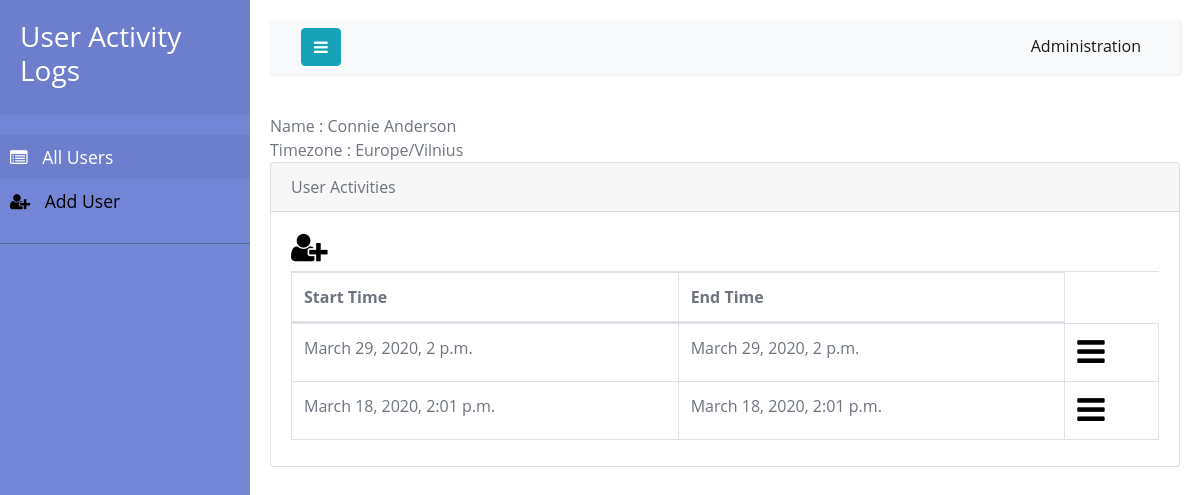
/1/activitylogs/, run on the app's committed database.
### NewApp/models.py (models this page shows, shortened)
class NewUser(models.Model):
    id = models.AutoField(primary_key=True, editable=False)
    real_name = models.CharField( max_length=50)
    tz = models.CharField( max_length=50)
    class Meta:
        verbose_name = ("NewUser")
        verbose_name_plural = ("NewUsers")

class ActivityPeriod(models.Model):
    user = models.ForeignKey(NewUser, on_delete=models.CASCADE)
    start_time = models.DateTimeField(  default=timezone.now)
    end_time = models.DateTimeField(  default=timezone.now)
    class Meta:
        verbose_name = ("ActivityPeriod")
        verbose_name_plural = ("ActivityPeriods")

### NewApp/views.py (the view)
# urls.py: re_path(r'^(?P<id>\d+)/activitylogs/$', ab.activity_log, name='activity_log'),
def activity_log(request,id):
    object = get_object_or_404(NewUser, pk=id)
    activity = object.activityperiod_set.all()
    return render(request,'activitylog.html',{'object':object,'activity':activity})

### NewApp/templates/activitylog.html (shortened to what this page needs)
{% extends 'layout.html' %}
{% block body %}
      		<div class="card-panel">	<span class="blue-text text-darken-2">Name : {{object.real_name}}</span>
			<br>	<span class="blue-text text-darken-2">Timezone : {{ object.tz  }}</span>
			<br>
		</div>
                <section>
                    <div class="section-body">
                        <div class="row">
                            <div class="col-lg-12">
                                <div class="card">
                                    <div class="card-header">
                                        <header> User Activities</header>
                                    </div>
                                    <div class="card-body">
                                    							<div class="pull-center">
										<a href="{%url 'activity_add' object.id %}" title="Add New Activities"><i class="fa fa-user-plus fa-2x"></i></a>
									</div>
                                    <div class=:table-responsive>
                                            <table id="example"class="table table-striped table-bordered" style="width:100%">
                                                <thead>
                                                    <tr>
                                                        <th>Start Time</th>
                                                        <th>End Time</th>
                                                    </tr>
                                                </thead>
                                                <tbody>
                                                    {% for order in activity %}
                                                        <tr class="gradeX">
                                                            <td>{{ order.start_time }} </td>
                                                            <td>{{ order.end_time }}</td>
                                                            <td>
                                                                <a href="#" ><i class="fa fa-bars fa-2x"></i> </a>
                                                            </td>
                                                        </tr>
                                                    {% endfor %}
                                                </tbody>
                                            </table>
                                     </div>
                                    </div>
                                </div>
                            </div>
                        </div>
                    </div>
                </section>
{% endblock %}

### NewApp/static/css/style4.css (style rules this page uses)
body { font-family: 'Poppins', sans-serif; background: #fafafa; }
a, a:hover, a:focus { color: inherit; text-decoration: none; transition: all 0.3s; }
i, span { display: inline-block; }

### NewApp/templates/layout.html (style rules this page uses)
a, a:hover { color: initial; }
body { color: #6d747e; font-family: 'Open Sans', sans-serif; font-size: 16px; line-height: 1.5em; }
table { font-size: 1em; }

### data on the page
NewUser: real_name "Connie Anderson", tz "Europe/Vilnius"
ActivityPeriod: start_time "March 29, 2020, 2 p.m.", end_time "March 29, 2020, 2 p.m."
ActivityPeriod: start_time "March 18, 2020, 2:01 p.m.", end_time "March 18, 2020, 2:01 p.m."
